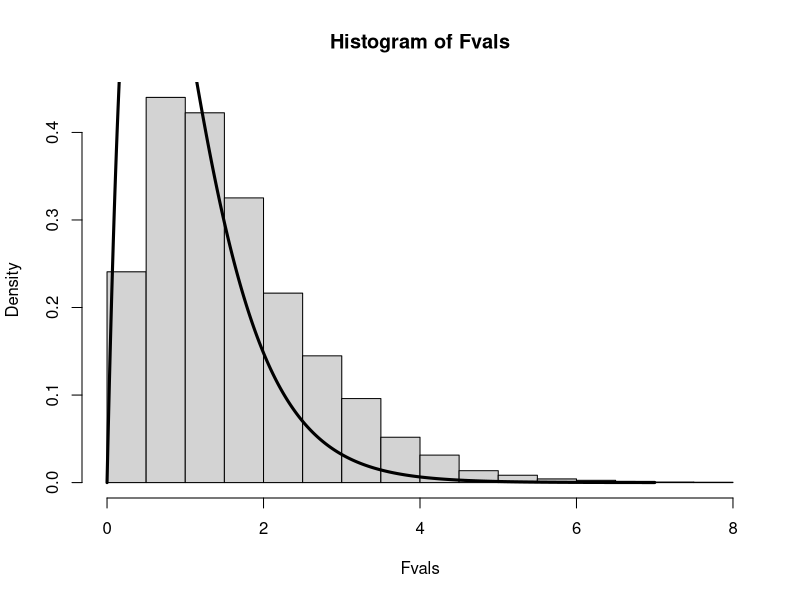
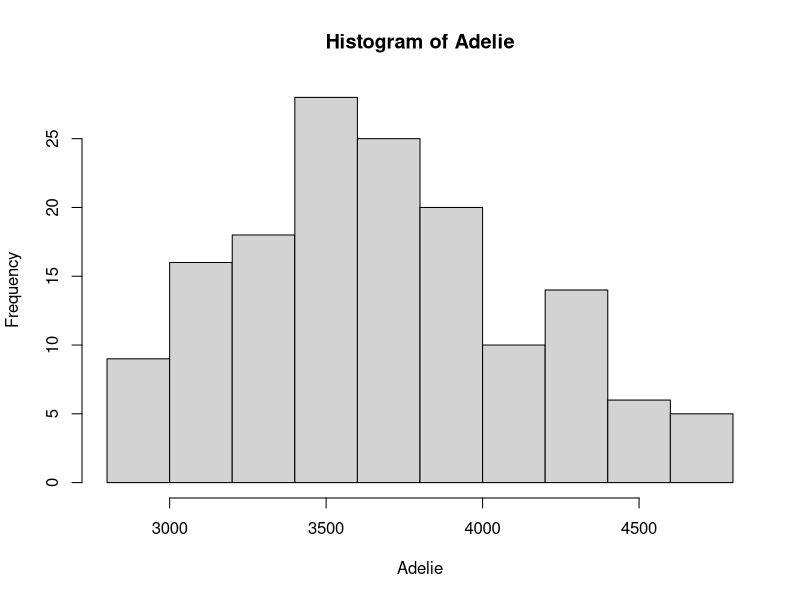
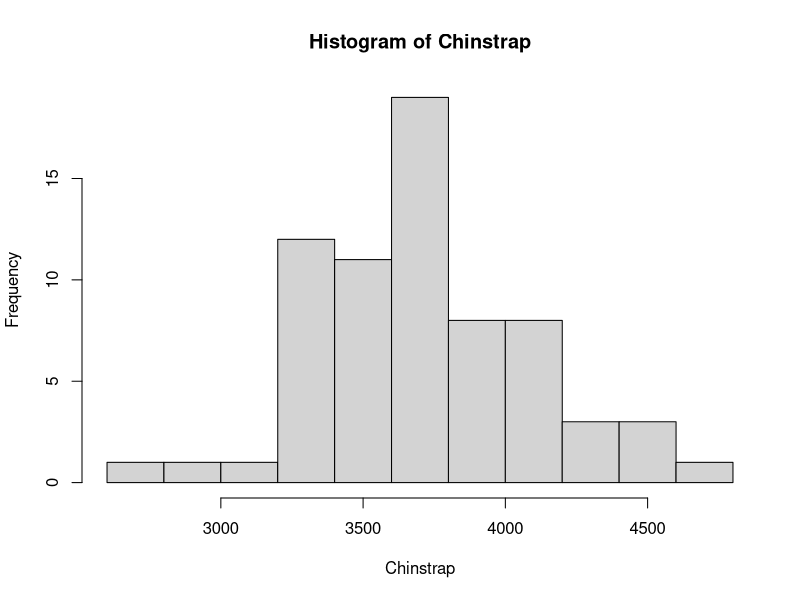
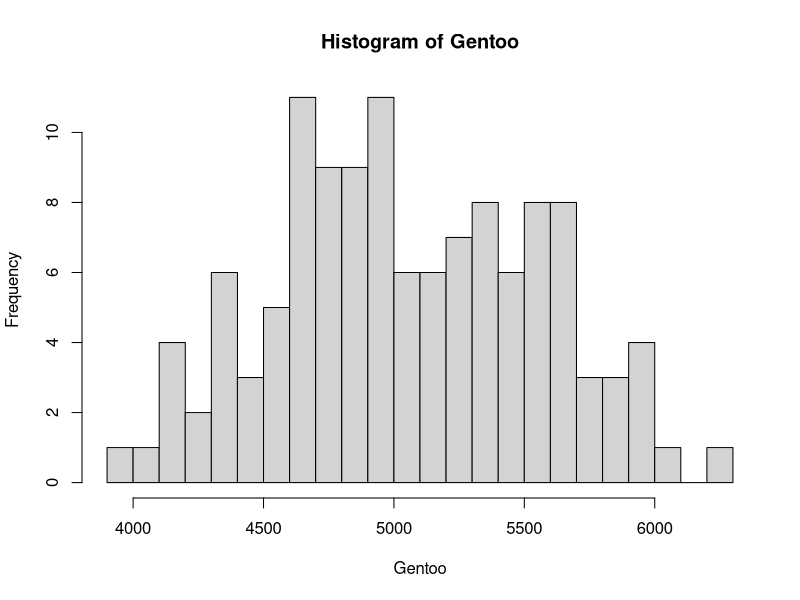
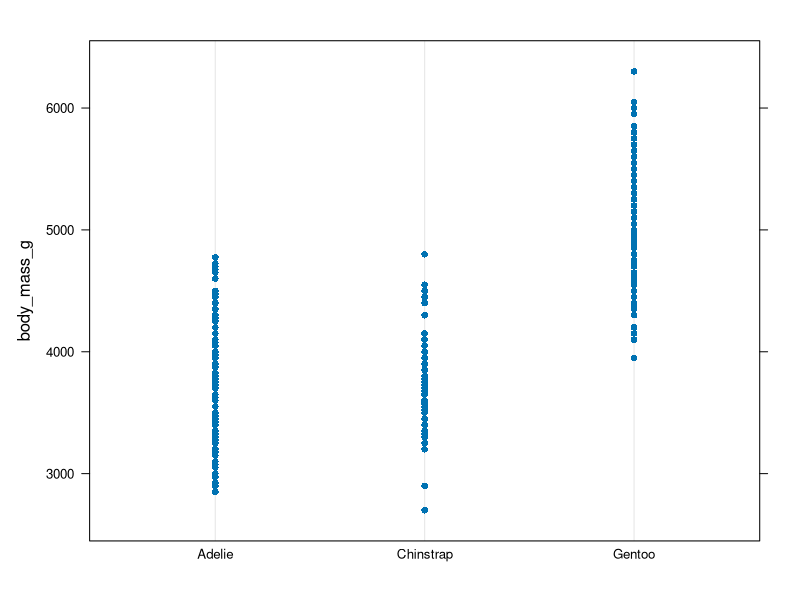
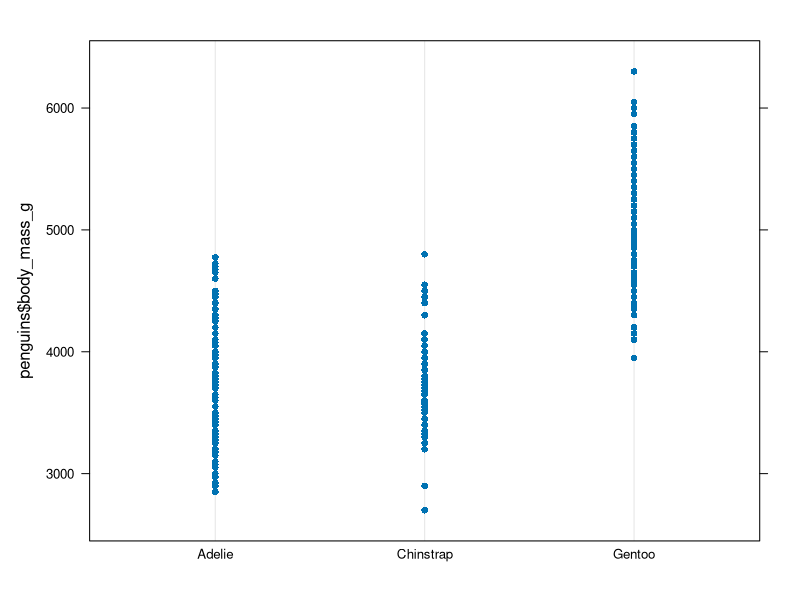

Source code (R) for these figures, in order:
# These values will define our distributions
means=c(17,18,17,17,17)
sds=c(3,3,3,3,3)
ns=c(35,24,62,38,19)
k=5

# These remain the same for each test
dfg=k-1
dfe=sum(ns)-k

# This will save our simulated F values
N=10000
Fvals=rep(0,N)

# Run the simulation!
for(i in 1:N){
  samp1=rnorm(ns[1], mean=means[1], sd=sds[1])
  samp2=rnorm(ns[2], mean=means[2], sd=sds[2])
  samp3=rnorm(ns[3], mean=means[3], sd=sds[3])
  samp4=rnorm(ns[4], mean=means[4], sd=sds[4])
  samp5=rnorm(ns[5], mean=means[5], sd=sds[5])
  
  grandmean=mean(c(samp1,samp2,samp3,samp4,samp5))
  xbars.list=c(mean(samp1),mean(samp2),mean(samp3),mean(samp4),mean(samp5))
  S.list=c(sd(samp1),sd(samp2),sd(samp3),sd(samp4),sd(samp5))
  MSG=1/dfg*sum(ns*(xbars.list-grandmean)^2)
  MSE=1/dfe*sum((ns-1)*S.list^2)
  Fvals[i]=MSG/MSE
}

# Does the distribution found match the expected?
hist(Fvals,freq=FALSE)
lines(0:700/100, df(0:700/100, df1=dfg, df2=dfe),lwd=3)


# Let's try it for real with our penguins data!
library(palmerpenguins)
Adelie=penguins$body_mass_g[penguins$species=="Adelie"]
Chinstrap=penguins$body_mass_g[penguins$species=="Chinstrap"]
Gentoo=penguins$body_mass_g[penguins$species=="Gentoo"]

# Do we have large samples or normal distributions?
table(penguins$species)
hist(Adelie); hist(Chinstrap); hist(Gentoo, breaks=20)

# Are the variances the same?
library("lattice")
dotplot(body_mass_g~species, data=penguins)
dotplot(penguins$body_mass_g~penguins$species)

# Note that there are explicit tests to confirm the above! 
#  But we would need a bit more statistics classes
#  to cover it all, so we focus on the core! 

# Now let's do the actual analysis! 
pengu.anova=aov(body_mass_g~species, data=penguins)
pengu.anova
summary(pengu.anova)
